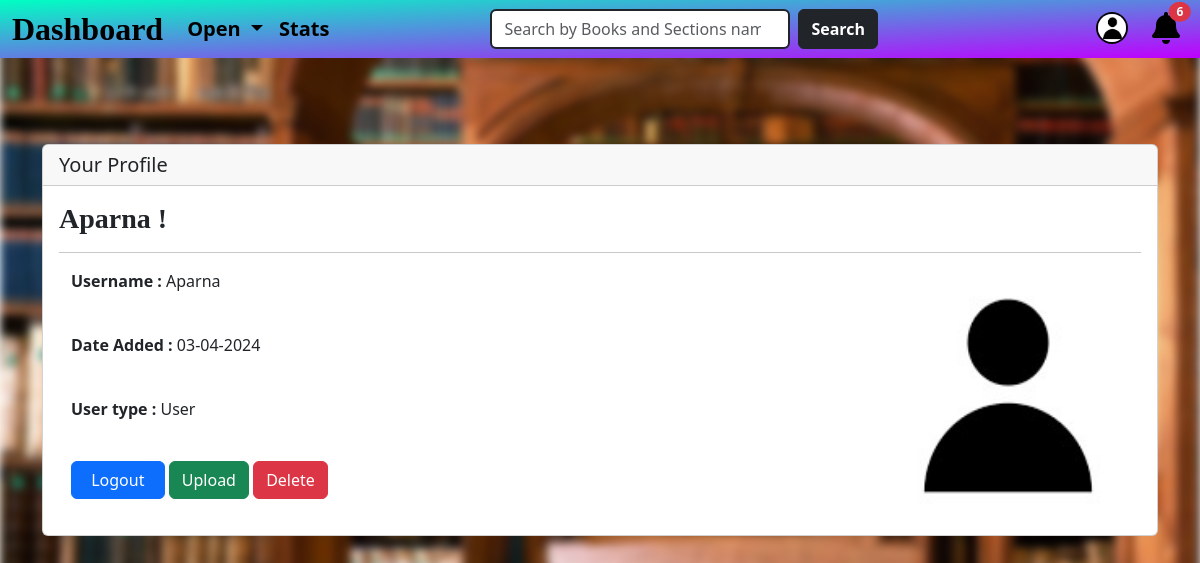
Screenshot of /profile (signed in) with the database file from the repository.
### application/models.py (models this page shows, shortened)
class Users(db.Model,UserMixin):
    __tablename__='users'
    id = db.Column(db.Integer, primary_key=True)
    username = db.Column(db.String(25), nullable=False, unique=True)
    password = db.Column(db.String(250), nullable=False, unique=True)
    time = db.Column(db.DateTime, default=datetime.now)
    profile_path = db.Column(db.String(250), default="default_profile.jpg")
    label = db.Column(db.String, default='user')
    comments = db.relationship("Comment_Book", backref="commenter" ,cascade="all, delete")
    rates = db.relationship("Rate_Book",cascade="all, delete")
    granted = db.relationship("Books",secondary="access",backref="granters")
    completed_books = db.relationship("Books",secondary="completed",backref="completers")
    requested = db.relationship("Books",secondary="request_book",backref="requesters")
    access = db.relationship("Access",back_populates="accesser",cascade="all, delete",lazy=True,overlaps="granters,granted")
    requests = db.relationship("Request_Book",back_populates="requester",cascade="all, delete",lazy=True,overlaps="requested,requesters")
    rejected_request_books  = db.relationship("Books",secondary="reject",backref="rejected_users")
    rejected_requests  = db.relationship("Reject",back_populates="rejected_user",cascade="all, delete",lazy=True,overlaps="rejected_request_books,rejected_users")

### application/controllers.py (the view)
@app.route('/profile')
@login_required
def profile():
    user = Users.query.get_or_404(current_user.id)
    return render_template("profile.html",user=user,page="",book_availability=book_availability)

### app.py (called while the page is built)
@app.context_processor
def inject_all_func():
    return dict(can_rate = can_rate,
                Random =  Random,
                make_tuple = make_tuple,
                remaining_books = remaining_books,
                calu_avg = calu_avg,
                book_availability = book_availability,
                format_time_difference = format_time_difference,
                remaining_time = remaining_time,
                calu_notification = calu_notification,
                all_sectionss = all_sectionss,
                top_books = top_books,
                request_exist = request_exist)

### application/functions.py (called while the page is built)
def format_time_difference(start_time):
    if start_time:
        current_time = datetime.now()
        time_difference = current_time - start_time
        days = time_difference.days
        seconds = time_difference.seconds
        hours, remainder = divmod(seconds, 3600)
        minutes, seconds = divmod(remainder, 60)
        if days > 0:
            return f"{days} {'day' if days == 1 else 'days'} ago"
        elif hours > 0:
            return f"{hours} {'hour' if hours == 1 else 'hours'} ago"
        elif minutes > 0:
            return f"{minutes} {'minute' if minutes == 1 else 'minutes'} ago"
        else:
            return f"{seconds} {'second' if seconds == 1 else 'seconds'} ago"
    return "time not found"

### application/login.py (called while the page is built)
@login_manager.user_loader
def load_user(id):
    return Users.query.get(int(id))

### templates/profile.html (shortened to what this page needs)
{% extends "base.html" %}
{% block content %}
<br><br>
<div class="card delay hidden">
    <h5 class="card-header">Your Profile</h5>
    <div class="card-body">
        <h3 class="card-title my-font fw-bold">{{ current_user.username|capitalize }} !</h3><hr>
        <div class="container">
            <div class="row">
                <div class="col-8">
                    <p class="card-text"><strong>Username :</strong> {{ current_user.username|capitalize }}</p><br>
                    <p class="card-text"><strong>Date Added :</strong> {{ current_user.time.strftime('%d-%m-%Y') }}</p><br>
                    <p class="card-text"><strong>User type :</strong> {{ current_user.label|capitalize }}</p><br>
                    <a href="/logout" class="btn btn-primary btn-md" style="--bs-btn-padding-x: 1.2rem;">Logout</a>
                    <button type="button" class="btn btn-success" data-bs-toggle="modal" data-bs-target="#upload">Upload</button>
                    {% if current_user.label == "user" %}
                        <button type="button" class="btn btn-danger" data-bs-toggle="modal" data-bs-target="#delete">Delete</button>
                    {% endif %}
                </div>
                <div class="col-4">
                    <img src="/display_profile/{{current_user.profile_path}}" align="right" height="250px" width="250px" style="border-radius: 30%;">
                </div>
            </div>
        </div>
    </div>
</div>
<br><br>
{% endblock %}

### templates/navbar.html (shortened to what this page needs)
<nav class="navbar navbar-expand-lg navbar-light fixed-top py-0 request-gradient">
  <div class="container-fluid">
      {% if current_user.is_authenticated %}
          <a class="navbar-brand fw-bold fs-2 my-font" href="/{{current_user.label}}_home">Dashboard</a>
      {% else %}
          <a class="navbar-brand fw-bold fs-2 my-font" href="/user_home">Dashboard</a>
      {% endif %}
    <div class="collapse navbar-collapse" id="navbarSupportedContent">
        {% if current_user.is_authenticated %}
            {% if current_user.label == "librarian" %}
              <ul class="navbar-nav me-auto ms-0 mb-2 mb-lg-0">
                <li class="nav-item dropdown">
                    <a class="nav-link dropdown-toggle active fw-bold fs-5" href="#" role="button" data-bs-toggle="dropdown" aria-expanded="false">
                      Add
                    </a>
                    <ul class="dropdown-menu">
                      <li><a class="dropdown-item fw-bold" href="/add_book">Add Books</a></li>
                      <li><hr class="dropdown-divider"></li>
                      <li><a class="dropdown-item fw-bold" href="/add_section">Add Sections</a></li>
                      <li><hr class="dropdown-divider"></li>
                      <li><a class="dropdown-item fw-bold" href="">Something else here</a></li>
                    </ul>
                </li>
                <li class="nav-item">
                    <a class="nav-link active fw-bolder fs-5" href="/dashboard/stats">Stats</a>
                </li>{% if page in ["All Books","All Sections","Section","All Readers","All Accesses","All Requests"] %}
                <li class="nav-item">
                    <button class="nav-link active fw-bold fs-5" type="button" onclick="filter()"><i class="fa-solid fa-filter text-dark ps-2"></i></button>
                </li>
                {% endif %}
              </ul>
            {% elif current_user.label == "user" %}
              <ul class="navbar-nav me-auto ms-0 mb-2 mb-lg-0">
                <li class="nav-item dropdown">
                  <a class="nav-link dropdown-toggle active fw-bold fs-5" href="#" role="button" data-bs-toggle="dropdown" aria-expanded="false">
                    Open
                  </a>
              </li>
                <li class="nav-item">
                  <a class="nav-link active fw-bolder fs-5" href="/dashboard/stats">Stats</a>
                </li>
              </ul>
            {% endif %}
            <ul class="navbar-nav me-auto ms-lg-5">
              <form action="/search" method="get" class="d-flex" style="margin-right: 30%;">
                <input class="form-control me-2 border border-dark border-2" type="search" name="query" placeholder="Search by Books and Sections name" aria-label="Search" style="width: 300px;" required>
                <button class="btn btn-dark fw-bold" type="submit">Search</button>
              </form>
            </ul>
              <ul class="navbar-nav me-0 ms-auto mb-2 mb-lg-0">
                <li class="nav-item dropdown me-2">
                  <a class="nav-link active fw-bold" href="#" role="button" data-bs-toggle="dropdown" aria-expanded="false">
                    <img src="/display_profile/{{current_user.profile_path}}" alt="" style="border-radius: 50%; height: 32px; width: 32px; border: 2px solid rgb(7, 7, 7);">
                  </a>
                </li>
                <li class="nav-item me-0">
                    {% if current_user.label=="librarian" %}
                      {% set count = calu_notification().requested|length %}
                    {% else %}
                      {% set count = current_user.requests|length + current_user.rejected_requests|length %}
                    {% endif %}
                  <button type="button" class="nav-link active {% if count!=0 %}ball{% endif %}" data-bs-toggle="modal" data-bs-target="#notification"><i class="fa-solid fa-bell fs-2"></i><span class="position-absolute top-10 start-1 translate-middle badge rounded-circle bg-danger">
                  {{count}}
                  </span></button>
                </li>
              </ul>
        {% endif %}
    </div>
  </div>
</nav>

### static/style.css (style rules this page uses)
.container { position: relative; }
.my-font { font-family: Georgia, 'Times New Roman', Times, serif; }
.animation { animation: myAnim .4s ease 0s 1 normal forwards; }
.request-gradient { background-image: linear-gradient(to bottom right, rgb(0, 255, 195), rgb(191, 0, 255)); }
body { display: flex; justify-content: center; }
.ball { animation: bounce 0.5s infinite alternate cubic-bezier(0.5, 0.05, 1, 0.5); }

### rows the page displays
Users: profile_path (placeholder picture), username "Aparna", time "03-04-2024", label "User"

### other values shown
{{ count }} "6"
